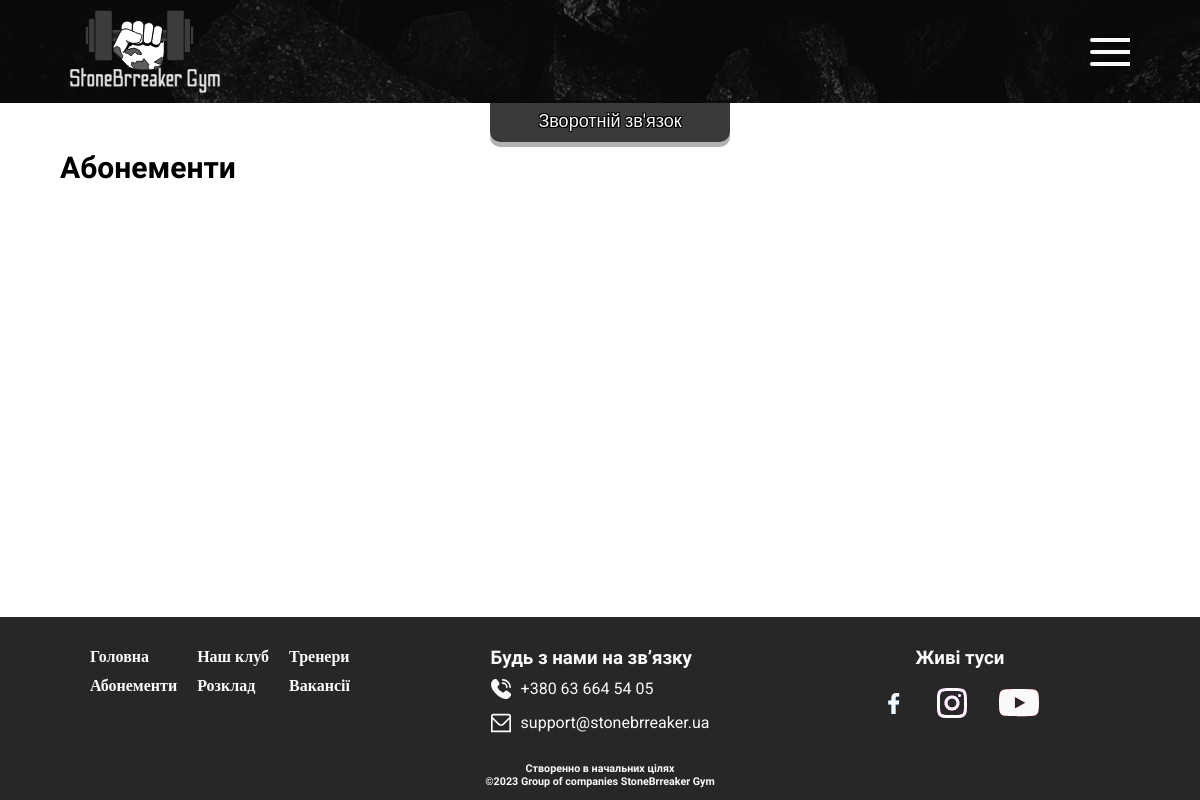
Page /subscription.php on the earlier database version.
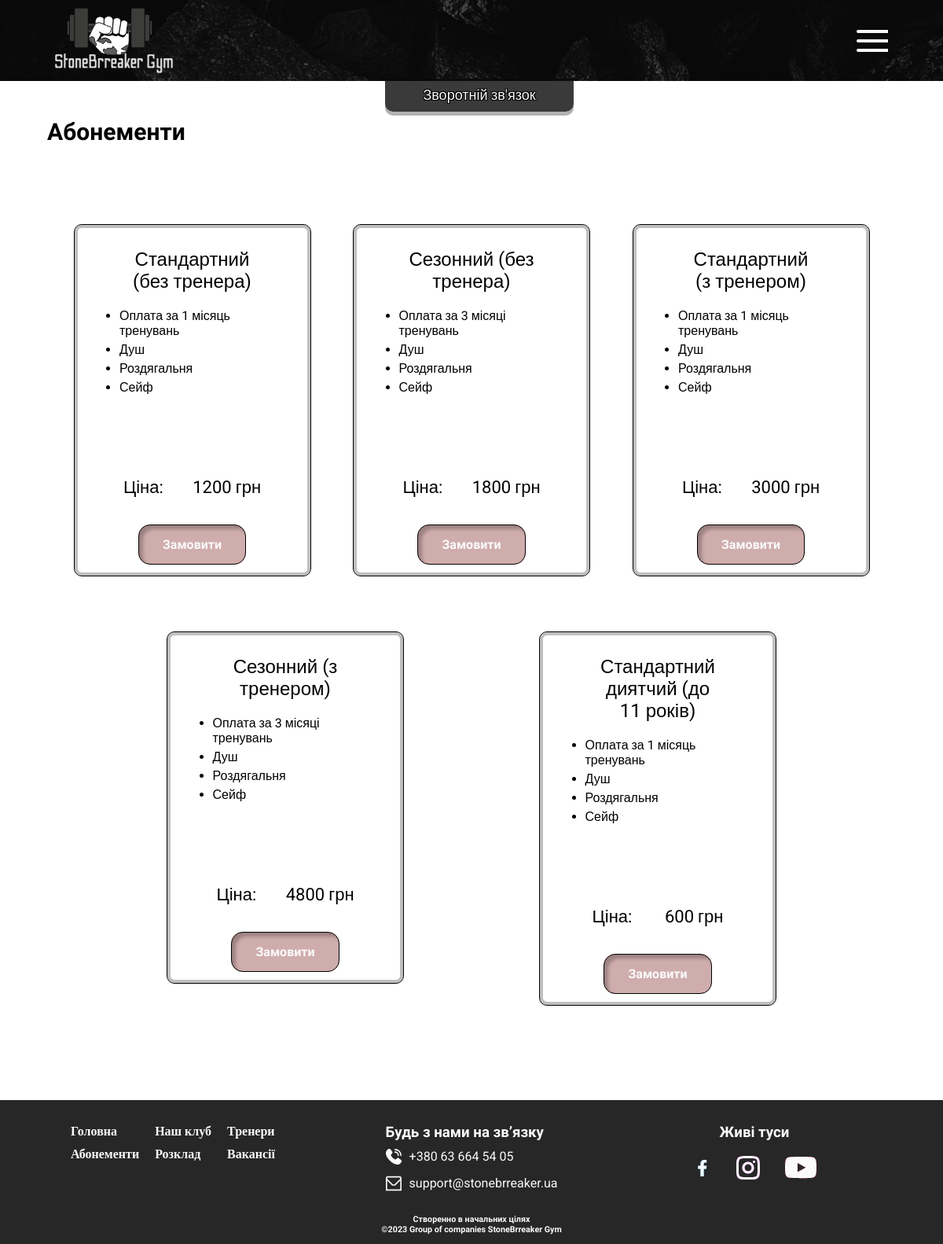
Same page on the later database version.
### tables this page shows
CREATE TABLE `subscription` (
  `id` smallint NOT NULL,
  `id_sub-home` smallint DEFAULT NULL,
  `name_sub` varchar(50) DEFAULT NULL,
  `id_fee_for` smallint DEFAULT NULL,
  `shower` tinyint(1) DEFAULT NULL,
  `cloakroom` tinyint(1) DEFAULT NULL,
  `safe` tinyint(1) DEFAULT NULL,
  `description` text,
  `price` smallint DEFAULT NULL,
  `currency` varchar(10) DEFAULT NULL
);

CREATE TABLE `duration` (
  `id_duration` smallint NOT NULL,
  `duration_month` varchar(20) DEFAULT NULL
);

### subscription.php (the view, shortened to what this page needs)
<!DOCTYPE html>
<html lang="en">
<head>
   <link rel="stylesheet" type="text/css" href="css/style_subscription.css">
   <link rel="stylesheet" type="text/css" href="css/zero.css">
   <link rel="stylesheet" type="text/css" href="css/style_feedback.css">
</head>
<?
$connect_bd = mysqli_connect("localhost", "root", "", "StoneBreaker");
?>
<body>
   <div class="wrapper">
      <header class="navigator">
         <div class="conteiner">
            <div class="navigator__row">
               <a href="index.php"><img src="img/logo_1.svg" alt="" class="navigator__logo">
               </a>
               <div class="navigator__connect">
                  <a href="#" class="navigator__con feedbackOpen">Зворотній зв'язок</a>
               </div>
               <div class="navigator__burger">
                  <span></span>
               </div>
            </div>
         </div>
      </header>
      <main class="content">
         <div class="subscription">
            <div class="conteiner">
               <div class="subscription__flex">
                  <h2 class="subscription__title title">Абонементи
                  </h2>
                  <div class="subscription__row">
                     <? $s = mysqli_query($connect_bd, "SELECT `subscription`.`id`,`subscription`.`name_sub`,`duration`.`duration_month`,`subscription`.`shower`,`subscription`.`cloakroom`,`subscription`.`safe`,`subscription`.`description`,`subscription`.`price`,`subscription`.`currency` FROM `subscription`,`duration` WHERE `subscription`.`id_fee_for`=`duration`.`id_duration`");
                     while ($resS = mysqli_fetch_assoc($s)) { ?>
                        <div class="subscription__body">
                           <div class="subscription__body-title"><?= $resS['name_sub']; ?></div>
                           <ul class="subscription__body-list">
                              <li>Оплата за <?= $resS['duration_month']; ?> тренувань</li>
                              <?
                              $features = array(
                                 'shower' => 'Душ',
                                 'cloakroom' => 'Роздягальня',
                                 'safe' => 'Сейф'
                              );
                              foreach ($features as $key => $value) {
                                 if ($resS[$key] == 1) {
                                    echo "<li>$value</li>";
                                 }
                              }
                              ?>
                           </ul>
                           <div class="subscription__body-price">
                              <div class="subscription__body-caption">Ціна:</div>
                              <div class="subscription__body-price-row">
                                 <div class="subscription__body-cost"><? echo (!$resS['price'] == NULL) ? $resS['price'] : "000"; ?></div>
                                 <div class="subscription__body-currency"><? echo $resS['currency']; ?></div>
                              </div>
                           </div>
                           <div class="subscription__body-formalize">
                              <a href="#" class="subscription__body-btn feedbackOpen">Замовити</a>
                           </div>
                        </div>
                     <?
                     }
                     ?>
                  </div>
               </div>
            </div>
         </div>
      </main>
      <footer class="footer">
         <div class="conteiner">
            <div class="footer__row">
               <div class="footer__body">
                  <div class="footer__menu menu">
                     <ul class="footer__punct-menu">
                        <li class="navigator__grid-1 navigator__grid"><a href="index.php">Головна</a></li>
                        <li class="navigator__grid-2 navigator__grid"><a href="our-club.php">Наш клуб</a></li>
                        <li class="navigator__grid-3 navigator__grid"><a href="subscription.php">Абонементи</a></li>
                        <li class="navigator__grid-4 navigator__grid"><a href="timetable.php">Розклад</a></li>
                        <li class="navigator__grid-5 navigator__grid"><a href="vacancies.php">Вакансії</a></li>
                        <li class="navigator__grid-6 navigator__grid"><a href="trainers.php">Тренери</a></li>
                     </ul>
                  </div>
                  <ul class="footer__connection">
                     <h3 class="footer__title">Будь з нами на зв’язку</h3>
                     <div class="footer__num">
                        <li><a href="tel:+380636645405">+380 63 664 54
                              05</a></li>
                     </div>
                     <div class="footer__email">
                        <li><a href="mailto:156student@mksumdu.info" class="footer__email">support@stonebrreaker.ua</a>
                        </li>
                     </div>
                  </ul>
                  <div class="footer__media">
                     <h3 class="footer__title">Живі туси</h3>
                     <div class="footer__icon">
                        <a class="footer__facebook" href="https://www.facebook.com/?locale=uk_UA" target="_blank"><img src="img/icon/icons8-facebook-f.svg" alt="Facebook"></a>
                        <a class="footer__insta" href="https://www.instagram.com/" target="_blank"><img src="img/icon/icons8-instagram.svg" alt="Instagram"></a>
                        <a class="footer__youtube" href="https://www.youtube.com/" target="_blank"><img src="img/icon/Vector.svg" alt="You Tube"></a>
                     </div>
                  </div>
               </div>
               <div class="footer__copirate">
                  <h6 style="text-align: center;">Створенно в начальних цілях <br>©2023 Group of companies StoneBrreaker
                     Gym</h6>
               </div>
            </div>
         </div>
      </footer>
   </div>
</body>
</html>

### css/style_subscription.css (style rules this page uses)
.subscription { margin-top: 150px; margin-bottom: 100px; }
.subscription__flex { display: flex; flex-direction: column; width: 100%; }
.subscription__row { display: flex; justify-content: space-evenly; flex-wrap: wrap; width: 100%; }
.subscription__body { margin: 50px 20px 20px 20px; border: 1px solid black; box-shadow: 0px 0px 0px 4px rgba(0, 0, 0, 0.25) inset; border-radius: 10px; min-height: 380px; min-width: 250px; height: max-content; width: max-content; padding: 30px 25px; display: flex; flex-direction: column; justify-content: space-between; align-items: center; }
.subscription__body-title { text-align: center; width: 160px; font-size: 24px; margin-bottom: 20px; }
.subscription__body-list { max-width: 245px; }
.subscription__body-list li { list-style:disc; margin: 0px 0px 5px 30px; }
.subscription__body-price { display: flex; justify-content: space-evenly; height: max-content; width: 100%; margin: 100px 0px 0px 0px; font-size: 22px; }
.subscription__body-price-row { display: flex; gap: 5px; }
.subscription__body-formalize { margin-top: 50px; }
.subscription__body-btn { background: #D0ADAD; padding: 15px 30px; border: 1px solid #000; border-radius: 15px; color: #FAFAFA; font-weight: bold; font-family: Nunito Sans; font-size: 16px; transition-timing-function: ease-out; transition-duration: 300ms; box-shadow: 5px 5px 4px 0px rgba(0, 0, 0, 0.25) inset; }

Differences in the rows shown:
now on this page (row edited): subscription: name_sub "Стандартний (без тренера)", id_fee_for.duration_month "1 місяць", value "Душ", value "Роздягальня", value "Сейф", price "1200", currency "грн"
now on this page (row edited): subscription: name_sub "Сезонний (без тренера)", id_fee_for.duration_month "3 місяці", value "Душ", value "Роздягальня", value "Сейф", price "1800", currency "грн"
now on this page (row edited): subscription: name_sub "Стандартний (з тренером)", id_fee_for.duration_month "1 місяць", value "Душ", value "Роздягальня", value "Сейф", price "3000", currency "грн"
added subscription: name_sub "Сезонний (з тренером)", id_fee_for.duration_month "3 місяці", value "Душ", value "Роздягальня", value "Сейф", price "4800", currency "грн"
added subscription: name_sub "Стандартний диятчий (до 11 років)", id_fee_for.duration_month "1 місяць", value "Душ", value "Роздягальня", value "Сейф", price "600", currency "грн"
